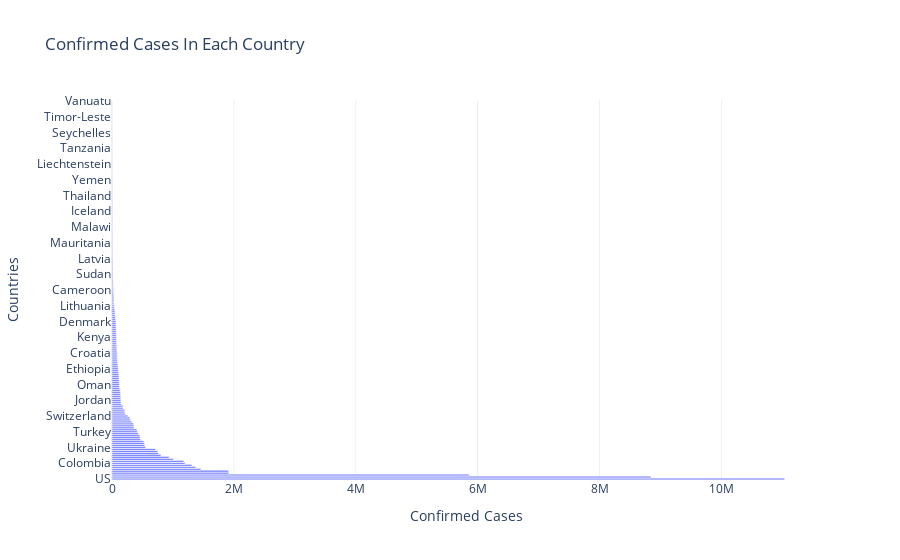

Notebook cell for this chart:
### Code cell
fig = go.Figure(go.Bar(
            x=Data_per_country['Confirmed'],
            y=Data_per_country['Country/Region'],
            orientation='h'))
fig.update_layout(
    title='Confirmed Cases In Each Country',
    template='plotly_white',
     xaxis_title="Confirmed Cases",
    yaxis_title="Countries",
)
fig.show()

### Figure 1 — Plotly figure (JSON) as saved in the notebook; plotly's stock layout.template omitted (floating-point values rounded to 4 significant figures; data arrays with more than 128 entries replaced by an {"elided": "..."} marker saying what was removed)
{"data": [{"orientation": "h", "type": "bar", "x": {"elided": "193 int values"}, "y": {"elided": "193 str values"}}], "layout": {"title": {"text": "Confirmed Cases In Each Country"}, "xaxis": {"title": {"text": "Confirmed Cases"}}, "yaxis": {"title": {"text": "Countries"}}}}
